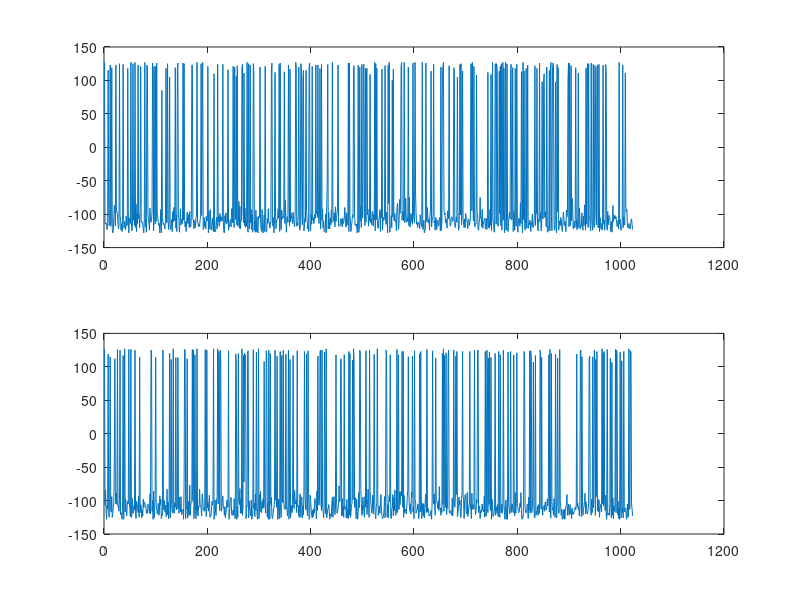

This figure's MATLAB source:
ch1_data=csvread('out_ch1.csv',1,0);
ch2_data=csvread('out_ch2.csv',1,0);

subplot(2,1,1);
plot(ch1_data);
subplot(2,1,2);
plot(ch2_data);
